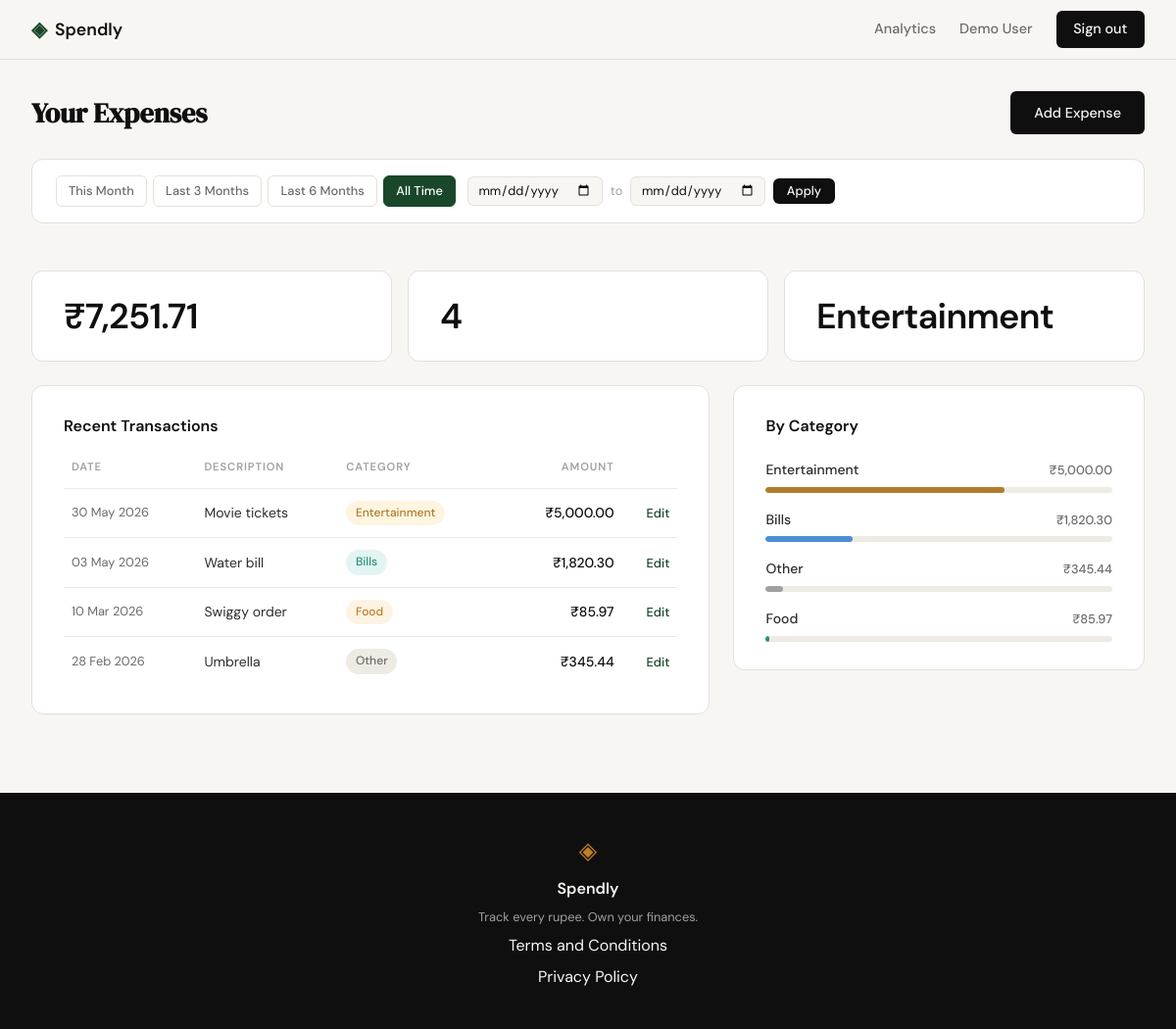
Page /profile (signed in) on the earlier database version.
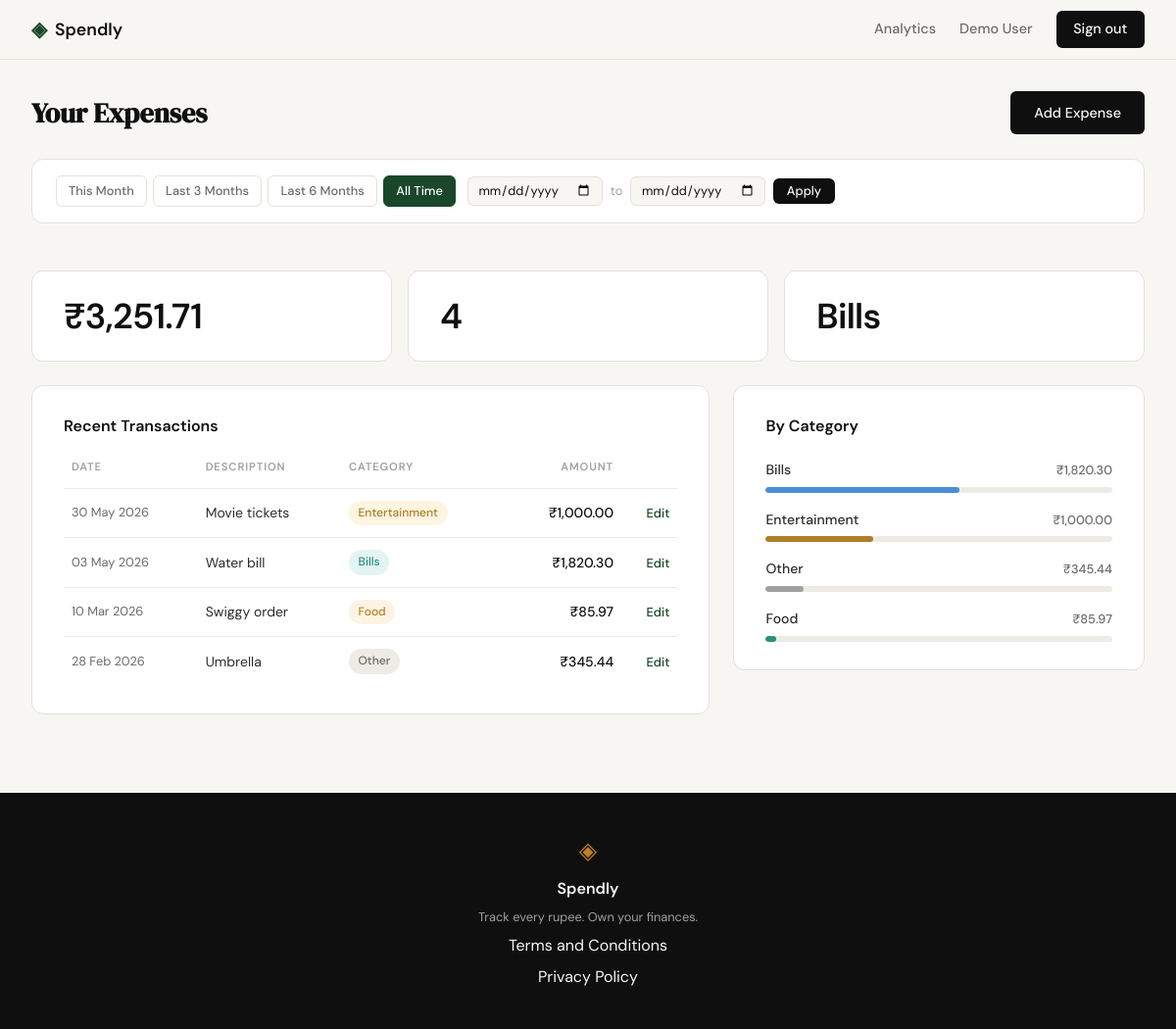
Same page on the later database version.
### tables this page shows
CREATE TABLE expenses (
            id          INTEGER PRIMARY KEY AUTOINCREMENT,
            user_id     INTEGER NOT NULL REFERENCES users(id),
            amount      REAL    NOT NULL,
            category    TEXT    NOT NULL,
            date        TEXT    NOT NULL,
            description TEXT,
            created_at  TEXT    DEFAULT (datetime('now'))
        );

### app.py (the view)
@app.route("/profile")
def profile():
    if not session.get("user_id"):
        return redirect(url_for("login"))
    user_id = session["user_id"]
    date_from = _parse_date(request.args.get("date_from", ""))
    date_to   = _parse_date(request.args.get("date_to",   ""))
    if date_from and date_to and date_from > date_to:
        flash("Start date must be before end date.", "error")
        date_from = date_to = None
    df_str = date_from.strftime("%Y-%m-%d") if date_from else None
    dt_str = date_to.strftime("%Y-%m-%d")   if date_to   else None
    today = date.today()
    preset_this_month = {
        "date_from": today.replace(day=1).strftime("%Y-%m-%d"),
        "date_to":   today.strftime("%Y-%m-%d"),
    }
    preset_last_3 = {
        "date_from": _months_ago(today, 3).strftime("%Y-%m-%d"),
        "date_to":   today.strftime("%Y-%m-%d"),
    }
    preset_last_6 = {
        "date_from": _months_ago(today, 6).strftime("%Y-%m-%d"),
        "date_to":   today.strftime("%Y-%m-%d"),
    }
    if df_str is None and dt_str is None:
        active_filter = "all"
    elif df_str == preset_this_month["date_from"] and dt_str == preset_this_month["date_to"]:
        active_filter = "this_month"
    elif df_str == preset_last_3["date_from"] and dt_str == preset_last_3["date_to"]:
        active_filter = "last_3"
    elif df_str == preset_last_6["date_from"] and dt_str == preset_last_6["date_to"]:
        active_filter = "last_6"
    else:
        active_filter = "custom"
    db_user = get_user_by_id(user_id)
    if db_user is None:
        abort(404)
    member_since = datetime.strptime(db_user["created_at"], "%Y-%m-%d %H:%M:%S").strftime("%d %b %Y")
    user = {
        "name": db_user["name"],
        "email": db_user["email"],
        "member_since": member_since,
    }
    transactions = [
        {
            "id":          row["id"],
            "date":        datetime.strptime(row["date"], "%Y-%m-%d").strftime("%d %b %Y"),
            "description": row["description"] or "",
            "category":    row["category"],
            "amount":      f"₹{row['amount']:,.2f}",
        }
        for row in get_expenses_by_user(user_id, date_from=df_str, date_to=dt_str)
    ]
    raw_stats = get_expense_stats(user_id, date_from=df_str, date_to=dt_str)
    stats = {
        "total_spent":       f"₹{raw_stats['total_spent']:,.2f}",
        "transaction_count": raw_stats["transaction_count"],
        "top_category":      raw_stats["top_category"],
    }
    raw_categories = get_category_breakdown(user_id, date_from=df_str, date_to=dt_str)
    grand_total = sum(row["total"] for row in raw_categories)
    categories = [
        {
            "name":       row["category"],
            "amount":     f"₹{row['total']:,.2f}",
            "percentage": round(row["total"] / grand_total * 100) if grand_total else 0,
        }
        for row in raw_categories
    ]
    return render_template(
        "profile.html",
        user=user,
        stats=stats,
        transactions=transactions,
        categories=categories,
        active_filter=active_filter,
        date_from=df_str or "",
        date_to=dt_str or "",
        preset_this_month=preset_this_month,
        preset_last_3=preset_last_3,
        preset_last_6=preset_last_6,
    )

### app.py (called while the page is built)
def _parse_date(value):
    if not value:
        return None
    try:
        return datetime.strptime(value, "%Y-%m-%d").date()
    except ValueError:
        return None

def _months_ago(today, n):
    m, y = today.month - n, today.year
    if m <= 0:
        m += 12
        y -= 1
    try:
        return date(y, m, today.day)
    except ValueError:
        return date(y, m, 1)

### database/db.py (called while the page is built)
def get_db():
    conn = sqlite3.connect(_DB_PATH)
    conn.row_factory = sqlite3.Row
    conn.execute("PRAGMA foreign_keys = ON")
    return conn

def get_user_by_id(user_id):
    conn = get_db()
    user = conn.execute(
        "SELECT id, name, email, created_at FROM users WHERE id = ?",
        (user_id,),
    ).fetchone()
    conn.close()
    return user

def _date_clause(date_from, date_to):
    if date_from and date_to:
        return " AND date BETWEEN ? AND ?", (date_from, date_to)
    return "", ()

def get_expenses_by_user(user_id, date_from=None, date_to=None):
    extra_sql, extra_params = _date_clause(date_from, date_to)
    conn = get_db()
    rows = conn.execute(
        "SELECT id, amount, category, date, description "
        "FROM expenses WHERE user_id = ?"
        + extra_sql +
        " ORDER BY date DESC",
        (user_id,) + extra_params,
    ).fetchall()
    conn.close()
    return rows

def get_expense_stats(user_id, date_from=None, date_to=None):
    extra_sql, extra_params = _date_clause(date_from, date_to)
    conn = get_db()
    agg = conn.execute(
        "SELECT SUM(amount) AS total, COUNT(*) AS cnt FROM expenses WHERE user_id = ?"
        + extra_sql,
        (user_id,) + extra_params,
    ).fetchone()
    top_row = conn.execute(
        "SELECT category, SUM(amount) AS cat_total "
        "FROM expenses WHERE user_id = ?"
        + extra_sql +
        " GROUP BY category ORDER BY cat_total DESC LIMIT 1",
        (user_id,) + extra_params,
    ).fetchone()
    conn.close()
    return {
        "total_spent":       agg["total"] if agg["total"] is not None else 0.0,
        "transaction_count": agg["cnt"]   if agg["cnt"]   is not None else 0,
        "top_category":      top_row["category"] if top_row else "—",
    }

### templates/profile.html (shortened to what this page needs)
{% extends "base.html" %}
{% block head %}
<link rel="stylesheet" href="{{ url_for('static', filename='css/profile.css') }}">
{% endblock %}
{% block content %}
<section class="profile-section">
    <div class="profile-inner">
        <div class="profile-header">
            <h1 class="profile-title">Your Expenses</h1>
            <a href="{{ url_for('add_expense') }}" class="btn-primary">Add Expense</a>
        </div>
        <div class="filter-bar">
            <div class="filter-presets">
                <a href="{{ url_for('profile', date_from=preset_this_month.date_from, date_to=preset_this_month.date_to) }}"
                   class="filter-preset{% if active_filter == 'this_month' %} filter-preset--active{% endif %}">This Month</a>
                <a href="{{ url_for('profile', date_from=preset_last_3.date_from, date_to=preset_last_3.date_to) }}"
                   class="filter-preset{% if active_filter == 'last_3' %} filter-preset--active{% endif %}">Last 3 Months</a>
                <a href="{{ url_for('profile', date_from=preset_last_6.date_from, date_to=preset_last_6.date_to) }}"
                   class="filter-preset{% if active_filter == 'last_6' %} filter-preset--active{% endif %}">Last 6 Months</a>
                <a href="{{ url_for('profile') }}"
                   class="filter-preset{% if active_filter == 'all' %} filter-preset--active{% endif %}">All Time</a>
            </div>
            <form method="GET" action="{{ url_for('profile') }}" class="filter-custom">
                <input type="date" name="date_from" value="{{ date_from }}" class="filter-date-input" aria-label="From date">
                <span class="filter-date-sep">to</span>
                <input type="date" name="date_to" value="{{ date_to }}" class="filter-date-input" aria-label="To date">
                <button type="submit" class="filter-apply-btn">Apply</button>
            </form>
        </div>
        <div class="profile-stats">
            <div class="profile-stat-card">
                <div class="profile-stat-value">{{ stats.total_spent }}</div>
            </div>
            <div class="profile-stat-card">
                <div class="profile-stat-value">{{ stats.transaction_count }}</div>
            </div>
            <div class="profile-stat-card">
                <div class="profile-stat-value">{{ stats.top_category }}</div>
            </div>
        </div>
        <div class="profile-main-grid">
            <div class="profile-card">
                <h2 class="profile-card-title">Recent Transactions</h2>
                <table class="txn-table">
                    <thead>
                        <tr>
                            <th class="txn-th">Date</th>
                            <th class="txn-th">Description</th>
                            <th class="txn-th">Category</th>
                            <th class="txn-th txn-th-right">Amount</th>
                            <th class="txn-th"></th>
                        </tr>
                    </thead>
                    <tbody>
                        {% if transactions %}
                            {% for txn in transactions %}
                            <tr class="txn-row">
                                <td class="txn-date">{{ txn.date }}</td>
                                <td class="txn-desc">{{ txn.description }}</td>
                                <td class="txn-cat">
                                    <span class="cat-badge cat-{{ txn.category | lower }}">
                                        {{ txn.category }}
                                    </span>
                                </td>
                                <td class="txn-amount">{{ txn.amount }}</td>
                                <td class="txn-actions">
                                    <a href="{{ url_for('edit_expense', id=txn.id) }}" class="txn-edit">Edit</a>
                                </td>
                            </tr>
                            {% endfor %}
                        {% else %}
                        <tr class="txn-row">
                            <td colspan="5" class="txn-empty-cell">No transactions found for this period.</td>
                        </tr>
                        {% endif %}
                    </tbody>
                </table>
            </div>
            <div class="profile-card">
                <h2 class="profile-card-title">By Category</h2>
                <div class="category-bars">
                    {% for cat in categories %}
                    <div class="cat-bar-row">
                        <div class="cat-bar-meta">
                            <span class="cat-bar-name">{{ cat.name }}</span>
                            <span class="cat-bar-amount">{{ cat.amount }}</span>
                        </div>
                        <div class="bar-track">
                            <div class="cat-bar-fill cat-bar-{{ cat.name | lower }}"
                                 style="width: {{ cat.percentage }}%"></div>
                        </div>
                    </div>
                    {% endfor %}
                </div>
            </div>
        </div>
    </div>
</section>
{% endblock %}

### templates/base.html (shortened to what this page needs)
<!DOCTYPE html>
<html lang="en">
<head>
    <link rel="stylesheet" href="{{ url_for('static', filename='css/style.css') }}">
    {% block head %}{% endblock %}
</head>
<body>
    <nav class="navbar">
        <div class="nav-inner">
            <a href="{{ url_for('landing') }}" class="nav-brand">
                <span class="brand-icon">◈</span>
                <span class="brand-name">Spendly</span>
            </a>
            <div class="nav-links">
                {% if session.get("user_id") %}
                    <a href="{{ url_for('analytics') }}"
                       class="{% if request.endpoint == 'analytics' %}active{% endif %}">Analytics</a>
                    <a href="{{ url_for('profile') }}" class="nav-user">Demo User</a>
                    <a href="{{ url_for('logout') }}" class="nav-cta">Sign out</a>
                {% else %}
                    <a href="{{ url_for('login') }}">Sign in</a>
                    <a href="{{ url_for('register') }}" class="nav-cta">Get started</a>
                {% endif %}
            </div>
        </div>
    </nav>
    <main class="main-content">
        {% block content %}{% endblock %}
    </main>
    <footer class="footer">
        <div class="footer-inner">
            <span class="brand-icon">◈</span>
            <span class="footer-name">Spendly</span>
            <p class="footer-copy">Track every rupee. Own your finances.</p>
            <p><a href="{{ url_for('terms') }}">Terms and Conditions</a></p>
            <p><a href="{{ url_for('privacy') }}">Privacy Policy</a></p>
        </div>
    </footer>
</body>
</html>

### static/css/style.css (style rules this page uses)
:root { --ink: #0f0f0f; --ink-soft: #2d2d2d; --ink-muted: #6b6b6b; --ink-faint: #a0a0a0; --paper: #f7f6f3; --paper-warm: #f0ede6; --paper-card: #ffffff; --accent: #1a472a; --accent-light: #e8f0eb; --accent-2: #c17f24; --accent-2-light: #fdf3e3; --danger: #c0392b; --danger-light: #fdecea; --border: #e4e1da; --border-soft: #eeebe4; --font-display: 'DM Serif Display', Georgia, serif; --font-body: 'DM Sans', system-ui, sans-serif; --max-width: 1200px; --auth-width: 440px; --radius-sm: 6px; --radius-md: 12px; --radius-lg: 20px; }
*, *::before, *::after { box-sizing: border-box; margin: 0; padding: 0; }
html { font-size: 16px; scroll-behavior: smooth; }
body { background: var(--paper); color: var(--ink); font-family: var(--font-body); font-size: 1rem; line-height: 1.6; -webkit-font-smoothing: antialiased; }
a { color: inherit; text-decoration: none; }
.navbar { position: sticky; top: 0; z-index: 100; background: var(--paper); border-bottom: 1px solid var(--border); padding: 0 2rem; }
.nav-inner { max-width: var(--max-width); margin: 0 auto; height: 60px; display: flex; align-items: center; justify-content: space-between; }
.nav-brand { display: flex; align-items: center; gap: 0.5rem; font-family: var(--font-body); font-weight: 600; font-size: 1.1rem; color: var(--ink); }
.brand-icon { color: var(--accent); font-size: 1.3rem; }
.brand-name { color: var(--ink); }
.nav-links { display: flex; align-items: center; gap: 1.5rem; font-size: 0.9rem; font-weight: 500; }
.nav-links a { color: var(--ink-muted); transition: color 0.2s; }
.nav-cta { background: var(--ink) !important; color: var(--paper) !important; padding: 0.45rem 1.1rem; border-radius: var(--radius-sm); transition: background 0.2s !important; }
.main-content { min-height: calc(100vh - 60px - 100px); }
.btn-primary { display: inline-block; background: var(--ink); color: var(--paper); padding: 0.65rem 1.5rem; border-radius: var(--radius-sm); font-family: var(--font-body); font-size: 0.9rem; font-weight: 500; cursor: pointer; border: none; transition: background 0.2s; text-decoration: none; }
.footer { background: var(--ink); color: var(--paper); padding: 2.5rem 2rem; text-align: center; }
.footer-inner { display: flex; flex-direction: column; align-items: center; gap: 0.4rem; }
.footer .brand-icon { color: var(--accent-2); font-size: 1.5rem; }
.footer-name { font-weight: 600; font-size: 1rem; }
.footer-copy { font-size: 0.8rem; color: var(--ink-faint); }

Differences in the rows shown:
changed expenses "Movie tickets": amount "₹5,000.00" → "₹1,000.00"
Other differences:
{{ stats.total_spent }}: "₹7,251.71" → "₹3,251.71"
{{ stats.top_category }}: "Entertainment" → "Bills"
{{ cat.percentage }}: 25 → 56 (drawn)
{{ cat.percentage }}: 5 → 11 (drawn)
{{ cat.percentage }}: 1 → 3 (drawn)
new list line: "Entertainment ₹1,000.00"
list line gone: "Entertainment ₹5,000.00"
